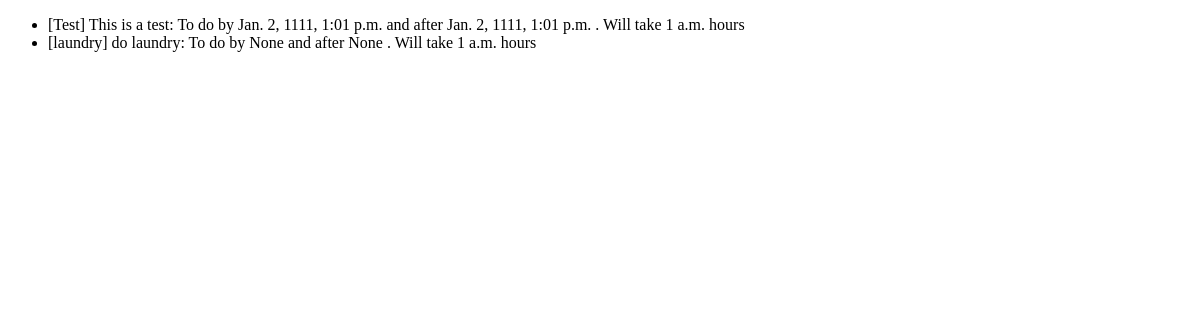
The page /calendarauto/Todo on the database as committed earlier.
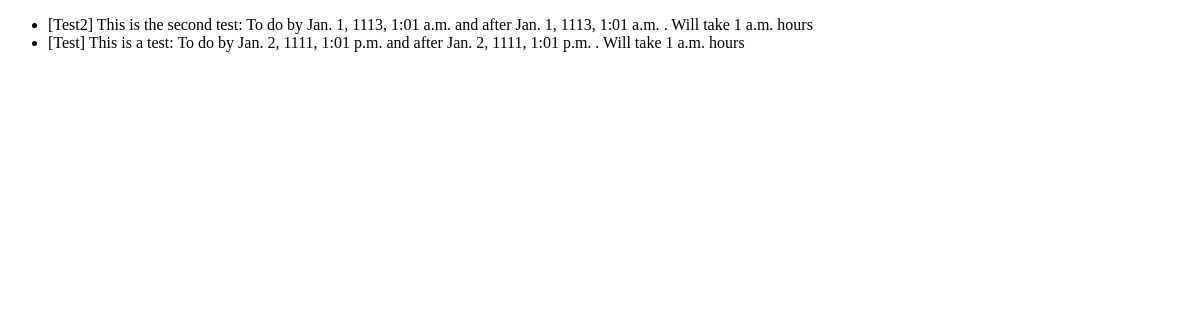
The same page on the database as committed later.
### calendarauto/models.py (models this page shows, shortened)
class GenericTask(models.Model):
    task_name = models.CharField(max_length=100, default = "None")
    task_description = models.CharField(max_length=300,default='None')
    deadline = models.DateTimeField('Deadline', null=True)
    do_after = models.DateTimeField('Do After', default=timezone.now, null=True) # Do the task by
    est_time_to_complete = models.TimeField("est. time to complete") # Est time to complete
    completed = models.BooleanField(default=False) # Whether the task is completed or not
    location = models.CharField(max_length = 300) # The location of the task
    scheduled = models.BooleanField(default=False) # Whether the task is scheduled or not
    time_created = models.DateTimeField("Time Created", default=timezone.now)
    class Meta:
        get_latest_by = 'time_created'

### calendarauto/views.py (the view)
# urls.py: path('Todo', views.TodoView.as_view(), name='todo'),
class TodoView(generic.ListView):
    template_name = 'calendarauto/todolist.html'
    context_object_name = 'task_list'
    def get_queryset(self):
        return GenericTask.objects.order_by('-deadline')

### calendarauto/templates/calendarauto/todolist.html (shortened to what this page needs)
<!DOCTYPE html>
<html onClick="changeURL(event)">
    <head>
    </head>
    <body>
    {% if task_list %}
        <ul>
        {% for task in task_list %}
            <li>[{{ task.task_name }}] {{ task.task_description }}: To do by {{ task.deadline }} and after {{ task.deadline }} . Will take {{ task.est_time_to_complete }} hours</li>
        {% endfor %}
        </ul>
    {% else %}
        <p>No tasks.</p>
    {% endif %}
    </body>
</html>

Rows that differ between the two databases and show on the page:
removed GenericTask: task_name "laundry", task_description "do laundry", deadline "None", est_time_to_complete "1 a.m."
added GenericTask: task_name "Test2", task_description "This is the second test", deadline "Jan. 1, 1113, 1:01 a.m.", est_time_to_complete "1 a.m."
